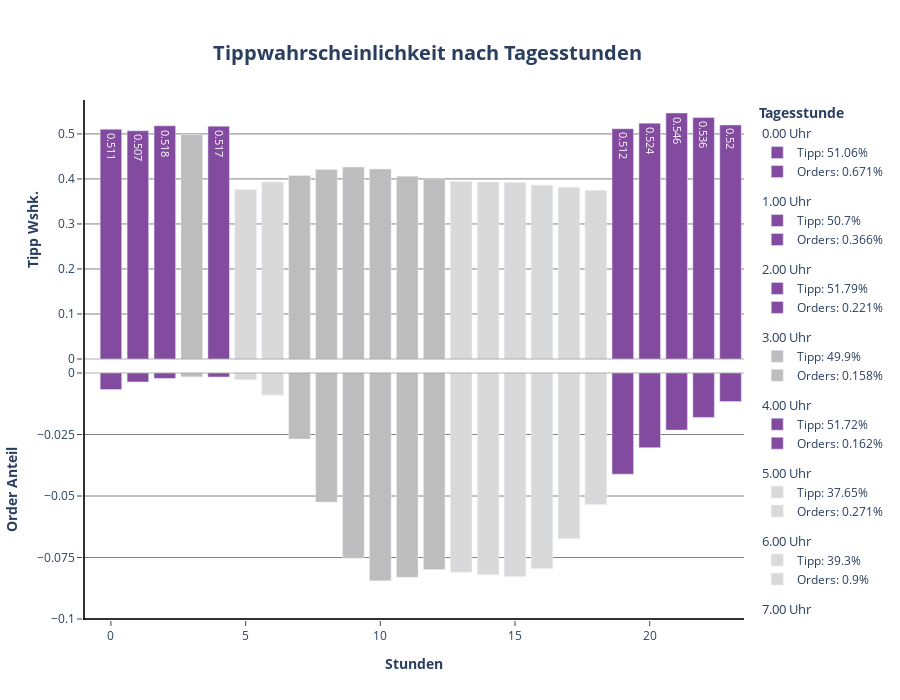

Notebook source saved alongside this figure:
### Markdown cell above
**Plotten der Tippwahrscheinlichkeit pro Stunde**

### Code cell
# Plot P3: Order_hour_of_day

fig1 = make_subplots(cols= 1, rows= 2, shared_xaxes= True, shared_yaxes= False, vertical_spacing= 0)

for order_hour_of_day in df_hour.order_hour_of_day:

 if df_hour[df_hour.order_hour_of_day == order_hour_of_day].tip_norm.values >= 0.5:
  color = px.colors.sequential.Purpor[5]
  text= df_hour.loc[df_hour.order_hour_of_day == order_hour_of_day].tip_norm.values.round(3)

  fig1.add_trace(
   go.Bar(
    x= df_hour.loc[df_hour.order_hour_of_day == order_hour_of_day].order_hour_of_day,
    y= df_hour.loc[df_hour.order_hour_of_day == order_hour_of_day].tip_norm,
    name= f"Tipp: {(df_hour.loc[df_hour.order_hour_of_day == order_hour_of_day].tip_norm.values[0] * 100).round(2)}%",
    showlegend= True,
    marker= dict(color= color),
    width= 0.8,
    text= text,
    base= 0,
    legendgroup= f"{order_hour_of_day}",
    legendgrouptitle_text = f"{order_hour_of_day}.00 Uhr",
    hovertemplate = f"<b>{df_hour.loc[df_hour.order_hour_of_day == order_hour_of_day].order_hour_of_day.values[0]}.00 Uhr</b><br><br>" +
                "Tipp: %{y}<br>" +
                "<extra></extra>"
   ),
   col= 1,
   row= 1
  )

  fig1.add_trace(
   go.Bar(
    x= df_hour.loc[df_hour.order_hour_of_day == order_hour_of_day].order_hour_of_day,
    y= df_hour.loc[df_hour.order_hour_of_day == order_hour_of_day].orders_norm,
    name= f"Orders: {(df_hour.loc[df_hour.order_hour_of_day == order_hour_of_day].orders_norm.values[0] * 100).round(3)}%",
    base = -df_hour.loc[df_hour.order_hour_of_day == order_hour_of_day].orders_norm,
    showlegend= True,
    marker= dict(color= color),
    width= 0.8,
    legendgroup= f"{order_hour_of_day}",
    hovertemplate = f"<b>{df_hour.loc[df_hour.order_hour_of_day == order_hour_of_day].order_hour_of_day.values[0]}.00 Uhr</b><br><br>" +
                "Orders: %{base}<br>" +
                "<extra></extra>"
   ),
   col= 1,
   row= 2
  )

 elif 0.4 < df_hour.loc[df_hour.order_hour_of_day == order_hour_of_day].tip_norm.values < 0.5:
  color= px.colors.sequential.Greys[3]

  fig1.add_trace(
   go.Bar(
    x= df_hour.loc[df_hour.order_hour_of_day == order_hour_of_day].order_hour_of_day,
    y= df_hour.loc[df_hour.order_hour_of_day == order_hour_of_day].tip_norm,
    name= f"Tipp: {(df_hour.loc[df_hour.order_hour_of_day == order_hour_of_day].tip_norm.values[0] * 100).round(2)}%",
    showlegend= True,
    marker= dict(color= color),
    width= 0.8,
    base= 0,
    legendgroup= f"{order_hour_of_day}",
    legendgrouptitle_text = f"{order_hour_of_day}.00 Uhr",
    hovertemplate = f"<b>{df_hour.loc[df_hour.order_hour_of_day == order_hour_of_day].order_hour_of_day.values[0]}.00 Uhr</b><br><br>" +
                "Tipp: %{y}<br>" +
                "<extra></extra>"
   ),
   col= 1,
   row= 1
  )

  fig1.add_trace(
   go.Bar(
    x= df_hour.loc[df_hour.order_hour_of_day == order_hour_of_day].order_hour_of_day,
    y= df_hour.loc[df_hour.order_hour_of_day == order_hour_of_day].orders_norm,
    name= f"Orders: {(df_hour.loc[df_hour.order_hour_of_day == order_hour_of_day].orders_norm.values[0] * 100).round(3)}%",
    base = -df_hour.loc[df_hour.order_hour_of_day == order_hour_of_day].orders_norm,
    showlegend= True,
    marker= dict(color= color),
    width= 0.8,
    legendgroup= f"{order_hour_of_day}",
    hovertemplate = f"<b>{df_hour.loc[df_hour.order_hour_of_day == order_hour_of_day].order_hour_of_day.values[0]}.00 Uhr</b><br><br>" +
                "Orders: %{base}<br>" +
                "<extra></extra>"
   ),
   col= 1,
   row= 2
  )

 elif 0.3 < df_hour.loc[df_hour.order_hour_of_day == order_hour_of_day].tip_norm.values < 0.4:
  color= px.colors.sequential.Greys[2]

  fig1.add_trace(
   go.Bar(
    x= df_hour.loc[df_hour.order_hour_of_day == order_hour_of_day].order_hour_of_day,
    y= df_hour.loc[df_hour.order_hour_of_day == order_hour_of_day].tip_norm,
    name= f"Tipp: {(df_hour.loc[df_hour.order_hour_of_day == order_hour_of_day].tip_norm.values[0] * 100).round(2)}%",
    showlegend= True,
    marker= dict(color= color),
    width= 0.8,
    base= 0,
    legendgroup= f"{order_hour_of_day}",
    legendgrouptitle_text = f"{order_hour_of_day}.00 Uhr",
    hovertemplate = f"<b>{df_hour.loc[df_hour.order_hour_of_day == order_hour_of_day].order_hour_of_day.values[0]}.00 Uhr</b><br><br>" +
                "Tipp: %{y}<br>" +
                "<extra></extra>"
   ),
   col= 1,
   row= 1
  )

  fig1.add_trace(
   go.Bar(
    x= df_hour.loc[df_hour.order_hour_of_day == order_hour_of_day].order_hour_of_day,
    y= df_hour.loc[df_hour.order_hour_of_day == order_hour_of_day].orders_norm,
    name= f"Orders: {(df_hour.loc[df_hour.order_hour_of_day == order_hour_of_day].orders_norm.values[0] * 100).round(3)}%",
    base = -df_hour.loc[df_hour.order_hour_of_day == order_hour_of_day].orders_norm,
    showlegend= True,
    marker= dict(color= color),
    width= 0.8,
    legendgroup= f"{order_hour_of_day}",
    hovertemplate = f"<b>{df_hour.loc[df_hour.order_hour_of_day == order_hour_of_day].order_hour_of_day.values[0]}.00 Uhr</b><br><br>" +
                "Orders: %{base}<br>" +
                "<extra></extra>"
   ),
   col= 1,
   row= 2
  )

fig1.add_hline(
 y= 0,
 opacity= 0.3,
 line_dash= "solid",
 line_color= "grey",
 col= 1,
 row= 1
)

fig1.add_hline(
 y= 0,
 opacity= 0.3,
 line_dash= "solid",
 line_color= "grey",
 col= 1,
 row= 2
)

fig1.add_vline(
 x= -1,
 opacity= 0.8,
 line_dash= "solid",
 line_color= "black",
 col= 1,
 row= 2
)

fig1.add_vline(
 x= -1,
 opacity= 0.8,
 line_dash= "solid",
 line_color= "black",
 col= 1,
 row= 1
)

fig1.add_hline(
 y= -0.1,
 opacity= 0.8,
 line_dash= "solid",
 line_color= "black",
 col= 1,
 row= 2
)

fig1.update_annotations(opacity= 0.8)
fig1.update_layout(title= dict(text= "<b>Tippwahrscheinlichkeit nach Tagesstunden</b>", font_size= 20, xanchor= "center", yanchor= "top", y=0.935, x=0.475), legend_title_text = "<b>Tagesstunde</b>", height= 700)
fig1.update_xaxes(title_text="<b>Stunden</b>", ticks= "outside", col= 1, row= 2)
fig1.update_xaxes(showline= False, col= 1, row= 1)
fig1.update_yaxes(title_text="<b>Tipp Wshk.</b>", ticks= "outside", showgrid= True, gridcolor= "grey", col= 1, row= 1, showline= False)
fig1.update_yaxes(title_text="<b>Order Anteil</b>", ticks= "outside", showgrid= True, gridcolor= "grey", col= 1, row= 2, tickvals= [0, -0.025, -0.05, -0.075, -0.1])
fig1.update_layout(plot_bgcolor= "white", xaxis= dict(linecolor= "black"), yaxis= dict(linecolor= "black"))
fig1.show()

### Figure 1 — Plotly figure (JSON) as saved in the notebook; plotly's stock layout.template omitted (floating-point values rounded to 4 significant figures)
{"data": [{"base": 0, "hovertemplate": "<b>0.00 Uhr</b><br><br>Tipp: %{y}<br><extra></extra>", "legendgroup": "0", "legendgrouptitle": {"text": "0.00 Uhr"}, "marker": {"color": "rgb(131, 75, 160)"}, "name": "Tipp: 51.06%", "showlegend": true, "text": [0.511], "type": "bar", "width": 0.8, "x": [0], "xaxis": "x", "y": [0.5106], "yaxis": "y"}, {"base": [-0.006709], "hovertemplate": "<b>0.00 Uhr</b><br><br>Orders: %{base}<br><extra></extra>", "legendgroup": "0", "marker": {"color": "rgb(131, 75, 160)"}, "name": "Orders: 0.671%", "showlegend": true, "type": "bar", "width": 0.8, "x": [0], "xaxis": "x2", "y": [0.006709], "yaxis": "y2"}, {"base": 0, "hovertemplate": "<b>1.00 Uhr</b><br><br>Tipp: %{y}<br><extra></extra>", "legendgroup": "1", "legendgrouptitle": {"text": "1.00 Uhr"}, "marker": {"color": "rgb(131, 75, 160)"}, "name": "Tipp: 50.7%", "showlegend": true, "text": [0.507], "type": "bar", "width": 0.8, "x": [1], "xaxis": "x", "y": [0.507], "yaxis": "y"}, {"base": [-0.003656], "hovertemplate": "<b>1.00 Uhr</b><br><br>Orders: %{base}<br><extra></extra>", "legendgroup": "1", "marker": {"color": "rgb(131, 75, 160)"}, "name": "Orders: 0.366%", "showlegend": true, "type": "bar", "width": 0.8, "x": [1], "xaxis": "x2", "y": [0.003656], "yaxis": "y2"}, {"base": 0, "hovertemplate": "<b>2.00 Uhr</b><br><br>Tipp: %{y}<br><extra></extra>", "legendgroup": "2", "legendgrouptitle": {"text": "2.00 Uhr"}, "marker": {"color": "rgb(131, 75, 160)"}, "name": "Tipp: 51.79%", "showlegend": true, "text": [0.518], "type": "bar", "width": 0.8, "x": [2], "xaxis": "x", "y": [0.5179], "yaxis": "y"}, {"base": [-0.002208], "hovertemplate": "<b>2.00 Uhr</b><br><br>Orders: %{base}<br><extra></extra>", "legendgroup": "2", "marker": {"color": "rgb(131, 75, 160)"}, "name": "Orders: 0.221%", "showlegend": true, "type": "bar", "width": 0.8, "x": [2], "xaxis": "x2", "y": [0.002208], "yaxis": "y2"}, {"base": 0, "hovertemplate": "<b>3.00 Uhr</b><br><br>Tipp: %{y}<br><extra></extra>", "legendgroup": "3", "legendgrouptitle": {"text": "3.00 Uhr"}, "marker": {"color": "rgb(189,189,189)"}, "name": "Tipp: 49.9%", "showlegend": true, "type": "bar", "width": 0.8, "x": [3], "xaxis": "x", "y": [0.499], "yaxis": "y"}, {"base": [-0.001575], "hovertemplate": "<b>3.00 Uhr</b><br><br>Orders: %{base}<br><extra></extra>", "legendgroup": "3", "marker": {"color": "rgb(189,189,189)"}, "name": "Orders: 0.158%", "showlegend": true, "type": "bar", "width": 0.8, "x": [3], "xaxis": "x2", "y": [0.001575], "yaxis": "y2"}, {"base": 0, "hovertemplate": "<b>4.00 Uhr</b><br><br>Tipp: %{y}<br><extra></extra>", "legendgroup": "4", "legendgrouptitle": {"text": "4.00 Uhr"}, "marker": {"color": "rgb(131, 75, 160)"}, "name": "Tipp: 51.72%", "showlegend": true, "text": [0.517], "type": "bar", "width": 0.8, "x": [4], "xaxis": "x", "y": [0.5172], "yaxis": "y"}, {"base": [-0.001625], "hovertemplate": "<b>4.00 Uhr</b><br><br>Orders: %{base}<br><extra></extra>", "legendgroup": "4", "marker": {"color": "rgb(131, 75, 160)"}, "name": "Orders: 0.162%", "showlegend": true, "type": "bar", "width": 0.8, "x": [4], "xaxis": "x2", "y": [0.001625], "yaxis": "y2"}, {"base": 0, "hovertemplate": "<b>5.00 Uhr</b><br><br>Tipp: %{y}<br><extra></extra>", "legendgroup": "5", "legendgrouptitle": {"text": "5.00 Uhr"}, "marker": {"color": "rgb(217,217,217)"}, "name": "Tipp: 37.65%", "showlegend": true, "type": "bar", "width": 0.8, "x": [5], "xaxis": "x", "y": [0.3765], "yaxis": "y"}, {"base": [-0.002709], "hovertemplate": "<b>5.00 Uhr</b><br><br>Orders: %{base}<br><extra></extra>", "legendgroup": "5", "marker": {"color": "rgb(217,217,217)"}, "name": "Orders: 0.271%", "showlegend": true, "type": "bar", "width": 0.8, "x": [5], "xaxis": "x2", "y": [0.002709], "yaxis": "y2"}, {"base": 0, "hovertemplate": "<b>6.00 Uhr</b><br><br>Tipp: %{y}<br><extra></extra>", "legendgroup": "6", "legendgrouptitle": {"text": "6.00 Uhr"}, "marker": {"color": "rgb(217,217,217)"}, "name": "Tipp: 39.3%", "showlegend": true, "type": "bar", "width": 0.8, "x": [6], "xaxis": "x", "y": [0.393], "yaxis": "y"}, {"base": [-0.008998], "hovertemplate": "<b>6.00 Uhr</b><br><br>Orders: %{base}<br><extra></extra>", "legendgroup": "6", "marker": {"color": "rgb(217,217,217)"}, "name": "Orders: 0.9%", "showlegend": true, "type": "bar", "width": 0.8, "x": [6], "xaxis": "x2", "y": [0.008998], "yaxis": "y2"}, {"base": 0, "hovertemplate": "<b>7.00 Uhr</b><br><br>Tipp: %{y}<br><extra></extra>", "legendgroup": "7", "legendgrouptitle": {"text": "7.00 Uhr"}, "marker": {"color": "rgb(189,189,189)"}, "name": "Tipp: 40.76%", "showlegend": true, "type": "bar", "width": 0.8, "x": [7], "xaxis": "x", "y": [0.4076], "yaxis": "y"}, {"base": [-0.02685], "hovertemplate": "<b>7.00 Uhr</b><br><br>Orders: %{base}<br><extra></extra>", "legendgroup": "7", "marker": {"color": "rgb(189,189,189)"}, "name": "Orders: 2.685%", "showlegend": true, "type": "bar", "width": 0.8, "x": [7], "xaxis": "x2", "y": [0.02685], "yaxis": "y2"}, {"base": 0, "hovertemplate": "<b>8.00 Uhr</b><br><br>Tipp: %{y}<br><extra></extra>", "legendgroup": "8", "legendgrouptitle": {"text": "8.00 Uhr"}, "marker": {"color": "rgb(189,189,189)"}, "name": "Tipp: 42.11%", "showlegend": true, "type": "bar", "width": 0.8, "x": [8], "xaxis": "x", "y": [0.4211], "yaxis": "y"}, {"base": [-0.05247], "hovertemplate": "<b>8.00 Uhr</b><br><br>Orders: %{base}<br><extra></extra>", "legendgroup": "8", "marker": {"color": "rgb(189,189,189)"}, "name": "Orders: 5.247%", "showlegend": true, "type": "bar", "width": 0.8, "x": [8], "xaxis": "x2", "y": [0.05247], "yaxis": "y2"}, {"base": 0, "hovertemplate": "<b>9.00 Uhr</b><br><br>Tipp: %{y}<br><extra></extra>", "legendgroup": "9", "legendgrouptitle": {"text": "9.00 Uhr"}, "marker": {"color": "rgb(189,189,189)"}, "name": "Tipp: 42.65%", "showlegend": true, "type": "bar", "width": 0.8, "x": [9], "xaxis": "x", "y": [0.4265], "yaxis": "y"}, {"base": [-0.07534], "hovertemplate": "<b>9.00 Uhr</b><br><br>Orders: %{base}<br><extra></extra>", "legendgroup": "9", "marker": {"color": "rgb(189,189,189)"}, "name": "Orders: 7.534%", "showlegend": true, "type": "bar", "width": 0.8, "x": [9], "xaxis": "x2", "y": [0.07534], "yaxis": "y2"}, {"base": 0, "hovertemplate": "<b>10.00 Uhr</b><br><br>Tipp: %{y}<br><extra></extra>", "legendgroup": "10", "legendgrouptitle": {"text": "10.00 Uhr"}, "marker": {"color": "rgb(189,189,189)"}, "name": "Tipp: 42.19%", "showlegend": true, "type": "bar", "width": 0.8, "x": [10], "xaxis": "x", "y": [0.4219], "yaxis": "y"}, {"base": [-0.08447], "hovertemplate": "<b>10.00 Uhr</b><br><br>Orders: %{base}<br><extra></extra>", "legendgroup": "10", "marker": {"color": "rgb(189,189,189)"}, "name": "Orders: 8.447%", "showlegend": true, "type": "bar", "width": 0.8, "x": [10], "xaxis": "x2", "y": [0.08447], "yaxis": "y2"}, {"base": 0, "hovertemplate": "<b>11.00 Uhr</b><br><br>Tipp: %{y}<br><extra></extra>", "legendgroup": "11", "legendgrouptitle": {"text": "11.00 Uhr"}, "marker": {"color": "rgb(189,189,189)"}, "name": "Tipp: 40.59%", "showlegend": true, "type": "bar", "width": 0.8, "x": [11], "xaxis": "x", "y": [0.4059], "yaxis": "y"}, {"base": [-0.08307], "hovertemplate": "<b>11.00 Uhr</b><br><br>Orders: %{base}<br><extra></extra>", "legendgroup": "11", "marker": {"color": "rgb(189,189,189)"}, "name": "Orders: 8.307%", "showlegend": true, "type": "bar", "width": 0.8, "x": [11], "xaxis": "x2", "y": [0.08307], "yaxis": "y2"}, {"base": 0, "hovertemplate": "<b>12.00 Uhr</b><br><br>Tipp: %{y}<br><extra></extra>", "legendgroup": "12", "legendgrouptitle": {"text": "12.00 Uhr"}, "marker": {"color": "rgb(189,189,189)"}, "name": "Tipp: 40.04%", "showlegend": true, "type": "bar", "width": 0.8, "x": [12], "xaxis": "x", "y": [0.4004], "yaxis": "y"}, {"base": [-0.07986], "hovertemplate": "<b>12.00 Uhr</b><br><br>Orders: %{base}<br><extra></extra>", "legendgroup": "12", "marker": {"color": "rgb(189,189,189)"}, "name": "Orders: 7.986%", "showlegend": true, "type": "bar", "width": 0.8, "x": [12], "xaxis": "x2", "y": [0.07986], "yaxis": "y2"}, {"base": 0, "hovertemplate": "<b>13.00 Uhr</b><br><br>Tipp: %{y}<br><extra></extra>", "legendgroup": "13", "legendgrouptitle": {"text": "13.00 Uhr"}, "marker": {"color": "rgb(217,217,217)"}, "name": "Tipp: 39.4%", "showlegend": true, "type": "bar", "width": 0.8, "x": [13], "xaxis": "x", "y": [0.394], "yaxis": "y"}, {"base": [-0.08105], "hovertemplate": "<b>13.00 Uhr</b><br><br>Orders: %{base}<br><extra></extra>", "legendgroup": "13", "marker": {"color": "rgb(217,217,217)"}, "name": "Orders: 8.105%", "showlegend": true, "type": "bar", "width": 0.8, "x": [13], "xaxis": "x2", "y": [0.08105], "yaxis": "y2"}, {"base": 0, "hovertemplate": "<b>14.00 Uhr</b><br><br>Tipp: %{y}<br><extra></extra>", "legendgroup": "14", "legendgrouptitle": {"text": "14.00 Uhr"}, "marker": {"color": "rgb(217,217,217)"}, "name": "Tipp: 39.29%", "showlegend": true, "type": "bar", "width": 0.8, "x": [14], "xaxis": "x", "y": [0.3929], "yaxis": "y"}, {"base": [-0.08203], "hovertemplate": "<b>14.00 Uhr</b><br><br>Orders: %{base}<br><extra></extra>", "legendgroup": "14", "marker": {"color": "rgb(217,217,217)"}, "name": "Orders: 8.203%", "showlegend": true, "type": "bar", "width": 0.8, "x": [14], "xaxis": "x2", "y": [0.08203], "yaxis": "y2"}, {"base": 0, "hovertemplate": "<b>15.00 Uhr</b><br><br>Tipp: %{y}<br><extra></extra>", "legendgroup": "15", "legendgrouptitle": {"text": "15.00 Uhr"}, "marker": {"color": "rgb(217,217,217)"}, "name": "Tipp: 39.2%", "showlegend": true, "type": "bar", "width": 0.8, "x": [15], "xaxis": "x", "y": [0.392], "yaxis": "y"}, {"base": [-0.08274], "hovertemplate": "<b>15.00 Uhr</b><br><br>Orders: %{base}<br><extra></extra>", "legendgroup": "15", "marker": {"color": "rgb(217,217,217)"}, "name": "Orders: 8.274%", "showlegend": true, "type": "bar", "width": 0.8, "x": [15], "xaxis": "x2", "y": [0.08274], "yaxis": "y2"}, {"base": 0, "hovertemplate": "<b>16.00 Uhr</b><br><br>Tipp: %{y}<br><extra></extra>", "legendgroup": "16", "legendgrouptitle": {"text": "16.00 Uhr"}, "marker": {"color": "rgb(217,217,217)"}, "name": "Tipp: 38.62%", "showlegend": true, "type": "bar", "width": 0.8, "x": [16], "xaxis": "x", "y": [0.3862], "yaxis": "y"}, {"base": [-0.07947], "hovertemplate": "<b>16.00 Uhr</b><br><br>Orders: %{base}<br><extra></extra>", "legendgroup": "16", "marker": {"color": "rgb(217,217,217)"}, "name": "Orders: 7.947%", "showlegend": true, "type": "bar", "width": 0.8, "x": [16], "xaxis": "x2", "y": [0.07947], "yaxis": "y2"}, {"base": 0, "hovertemplate": "<b>17.00 Uhr</b><br><br>Tipp: %{y}<br><extra></extra>", "legendgroup": "17", "legendgrouptitle": {"text": "17.00 Uhr"}, "marker": {"color": "rgb(217,217,217)"}, "name": "Tipp: 38.16%", "showlegend": true, "type": "bar", "width": 0.8, "x": [17], "xaxis": "x", "y": [0.3816], "yaxis": "y"}, {"base": [-0.06733], "hovertemplate": "<b>17.00 Uhr</b><br><br>Orders: %{base}<br><extra></extra>", "legendgroup": "17", "marker": {"color": "rgb(217,217,217)"}, "name": "Orders: 6.733%", "showlegend": true, "type": "bar", "width": 0.8, "x": [17], "xaxis": "x2", "y": [0.06733], "yaxis": "y2"}, {"base": 0, "hovertemplate": "<b>18.00 Uhr</b><br><br>Tipp: %{y}<br><extra></extra>", "legendgroup": "18", "legendgrouptitle": {"text": "18.00 Uhr"}, "marker": {"color": "rgb(217,217,217)"}, "name": "Tipp: 37.46%", "showlegend": true, "type": "bar", "width": 0.8, "x": [18], "xaxis": "x", "y": [0.3746], "yaxis": "y"}, {"base": [-0.05347], "hovertemplate": "<b>18.00 Uhr</b><br><br>Orders: %{base}<br><extra></extra>", "legendgroup": "18", "marker": {"color": "rgb(217,217,217)"}, "name": "Orders: 5.347%", "showlegend": true, "type": "bar", "width": 0.8, "x": [18], "xaxis": "x2", "y": [0.05347], "yaxis": "y2"}, {"base": 0, "hovertemplate": "<b>19.00 Uhr</b><br><br>Tipp: %{y}<br><extra></extra>", "legendgroup": "19", "legendgrouptitle": {"text": "19.00 Uhr"}, "marker": {"color": "rgb(131, 75, 160)"}, "name": "Tipp: 51.17%", "showlegend": true, "text": [0.512], "type": "bar", "width": 0.8, "x": [19], "xaxis": "x", "y": [0.5117], "yaxis": "y"}, {"base": [-0.04114], "hovertemplate": "<b>19.00 Uhr</b><br><br>Orders: %{base}<br><extra></extra>", "legendgroup": "19", "marker": {"color": "rgb(131, 75, 160)"}, "name": "Orders: 4.114%", "showlegend": true, "type": "bar", "width": 0.8, "x": [19], "xaxis": "x2", "y": [0.04114], "yaxis": "y2"}, {"base": 0, "hovertemplate": "<b>20.00 Uhr</b><br><br>Tipp: %{y}<br><extra></extra>", "legendgroup": "20", "legendgrouptitle": {"text": "20.00 Uhr"}, "marker": {"color": "rgb(131, 75, 160)"}, "name": "Tipp: 52.39%", "showlegend": true, "text": [0.524], "type": "bar", "width": 0.8, "x": [20], "xaxis": "x", "y": [0.5239], "yaxis": "y"}, {"base": [-0.03035], "hovertemplate": "<b>20.00 Uhr</b><br><br>Orders: %{base}<br><extra></extra>", "legendgroup": "20", "marker": {"color": "rgb(131, 75, 160)"}, "name": "Orders: 3.035%", "showlegend": true, "type": "bar", "width": 0.8, "x": [20], "xaxis": "x2", "y": [0.03035], "yaxis": "y2"}, {"base": 0, "hovertemplate": "<b>21.00 Uhr</b><br><br>Tipp: %{y}<br><extra></extra>", "legendgroup": "21", "legendgrouptitle": {"text": "21.00 Uhr"}, "marker": {"color": "rgb(131, 75, 160)"}, "name": "Tipp: 54.64%", "showlegend": true, "text": [0.546], "type": "bar", "width": 0.8, "x": [21], "xaxis": "x", "y": [0.5464], "yaxis": "y"}, {"base": [-0.0232], "hovertemplate": "<b>21.00 Uhr</b><br><br>Orders: %{base}<br><extra></extra>", "legendgroup": "21", "marker": {"color": "rgb(131, 75, 160)"}, "name": "Orders: 2.32%", "showlegend": true, "type": "bar", "width": 0.8, "x": [21], "xaxis": "x2", "y": [0.0232], "yaxis": "y2"}, {"base": 0, "hovertemplate": "<b>22.00 Uhr</b><br><br>Tipp: %{y}<br><extra></extra>", "legendgroup": "22", "legendgrouptitle": {"text": "22.00 Uhr"}, "marker": {"color": "rgb(131, 75, 160)"}, "name": "Tipp: 53.63%", "showlegend": true, "text": [0.536], "type": "bar", "width": 0.8, "x": [22], "xaxis": "x", "y": [0.5363], "yaxis": "y"}, {"base": [-0.01807], "hovertemplate": "<b>22.00 Uhr</b><br><br>Orders: %{base}<br><extra></extra>", "legendgroup": "22", "marker": {"color": "rgb(131, 75, 160)"}, "name": "Orders: 1.807%", "showlegend": true, "type": "bar", "width": 0.8, "x": [22], "xaxis": "x2", "y": [0.01807], "yaxis": "y2"}, {"base": 0, "hovertemplate": "<b>23.00 Uhr</b><br><br>Tipp: %{y}<br><extra></extra>", "legendgroup": "23", "legendgrouptitle": {"text": "23.00 Uhr"}, "marker": {"color": "rgb(131, 75, 160)"}, "name": "Tipp: 51.99%", "showlegend": true, "text": [0.52], "type": "bar", "width": 0.8, "x": [23], "xaxis": "x", "y": [0.5199], "yaxis": "y"}, {"base": [-0.0116], "hovertemplate": "<b>23.00 Uhr</b><br><br>Orders: %{base}<br><extra></extra>", "legendgroup": "23", "marker": {"color": "rgb(131, 75, 160)"}, "name": "Orders: 1.16%", "showlegend": true, "type": "bar", "width": 0.8, "x": [23], "xaxis": "x2", "y": [0.0116], "yaxis": "y2"}], "layout": {"height": 700, "legend": {"title": {"text": "<b>Tagesstunde</b>"}}, "plot_bgcolor": "white", "shapes": [{"line": {"color": "grey", "dash": "solid"}, "opacity": 0.3, "type": "line", "x0": 0, "x1": 1, "xref": "x domain", "y0": 0, "y1": 0, "yref": "y"}, {"line": {"color": "grey", "dash": "solid"}, "opacity": 0.3, "type": "line", "x0": 0, "x1": 1, "xref": "x2 domain", "y0": 0, "y1": 0, "yref": "y2"}, {"line": {"color": "black", "dash": "solid"}, "opacity": 0.8, "type": "line", "x0": -1, "x1": -1, "xref": "x2", "y0": 0, "y1": 1, "yref": "y2 domain"}, {"line": {"color": "black", "dash": "solid"}, "opacity": 0.8, "type": "line", "x0": -1, "x1": -1, "xref": "x", "y0": 0, "y1": 1, "yref": "y domain"}, {"line": {"color": "black", "dash": "solid"}, "opacity": 0.8, "type": "line", "x0": 0, "x1": 1, "xref": "x2 domain", "y0": -0.1, "y1": -0.1, "yref": "y2"}], "title": {"font": {"size": 20}, "text": "<b>Tippwahrscheinlichkeit nach Tagesstunden</b>", "x": 0.475, "xanchor": "center", "y": 0.935, "yanchor": "top"}, "xaxis": {"anchor": "y", "domain": [0, 1], "linecolor": "black", "matches": "x2", "showline": false, "showticklabels": false}, "xaxis2": {"anchor": "y2", "domain": [0, 1], "ticks": "outside", "title": {"text": "<b>Stunden</b>"}}, "yaxis": {"anchor": "x", "domain": [0.5, 1], "gridcolor": "grey", "linecolor": "black", "showgrid": true, "showline": false, "ticks": "outside", "title": {"text": "<b>Tipp Wshk.</b>"}}, "yaxis2": {"anchor": "x2", "domain": [0, 0.5], "gridcolor": "grey", "showgrid": true, "ticks": "outside", "tickvals": [0, -0.025, -0.05, -0.075, -0.1], "title": {"text": "<b>Order Anteil</b>"}}}}
